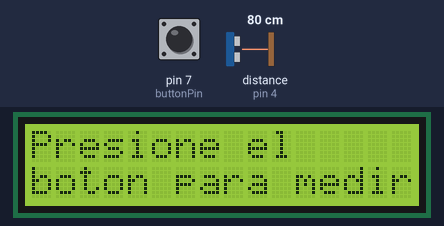
Simulated run of this sketch. Board: Arduino Uno, built with avr-gcc and run on an emulated ATmega328P. On the bench: 16×2 character LCD. The inputs (shaded band) are chosen by the test bench; at power-on: pin 7 (buttonPin) HIGH, distance to the obstacle (sensor on pin 4) 80 cm. The echo pulse lasts 58.3 µs per cm; what the sketch prints to the serial monitor is not drawn.

Above: at 1.2 s.
1.3 s: pin 7 (buttonPin) pulled LOW for 0.15 s
At 1.7 s:
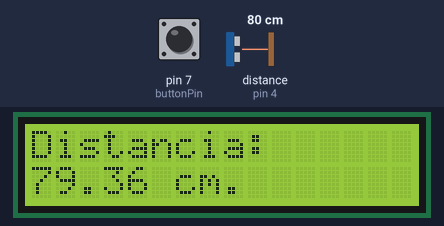
4.4 s: pin 7 (buttonPin) pulled LOW for 3.2 s
Timing chart, 0 to 7.4 s (numbered marks = the images above; inputs shaded):
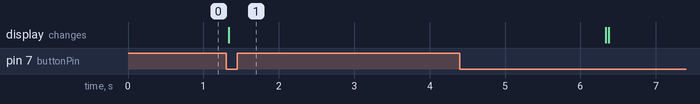

The sketch:

medidor_distancia_portatil.ino
```cpp
#include <LiquidCrystal.h>
int rs=5;
int en=6;
int d4=9;
int d5=10;
int d6=11;
int d7=12;
LiquidCrystal lcd(rs, en, d4, d5, d6, d7);

int trigPin=8;
int echoPin=4;
int pingTravelTime;
float distance;
int buttonPin=7;
int buttonVal;

void setup() {
  // put your setup code here, to run once:
  Serial.begin(9600);
  lcd.begin(16, 2);
  pinMode(trigPin, OUTPUT);
  pinMode(echoPin, INPUT);
  pinMode(buttonPin, INPUT);
  digitalWrite(buttonPin, HIGH);
}

void loop() {
  // put your main code here, to run repeatedly:
  lcd.setCursor(0, 0);
  lcd.print("Presione el");
  lcd.setCursor(0, 1);
  lcd.print("boton para medir:");
  buttonVal=digitalRead(buttonPin);
  Serial.println(buttonVal);
  while(buttonVal==1) {
    buttonVal=digitalRead(buttonPin);
  }

  if(buttonVal==0) {
    digitalWrite(trigPin, LOW);
    delayMicroseconds(10);
    digitalWrite(trigPin, HIGH);
    delayMicroseconds(10);
    digitalWrite(trigPin, LOW);
    pingTravelTime=pulseIn(echoPin, HIGH);
     delay(25);
     distance=(pingTravelTime*0.034029)/2; // Velocidad del sonido, se divide entre 2 porque solo se quiere la distancia de ida
     Serial.print(distance);
     lcd.clear();
     lcd.setCursor(0, 0);
     lcd.print("Distancia:");
     lcd.setCursor(0, 1);
     lcd.print(distance);
     lcd.print(" cm.");
     delay(5000);
     lcd.clear();
  }
}
```

Measured:
- after the input at 1.3 s, the display: changes at once (image 1)
